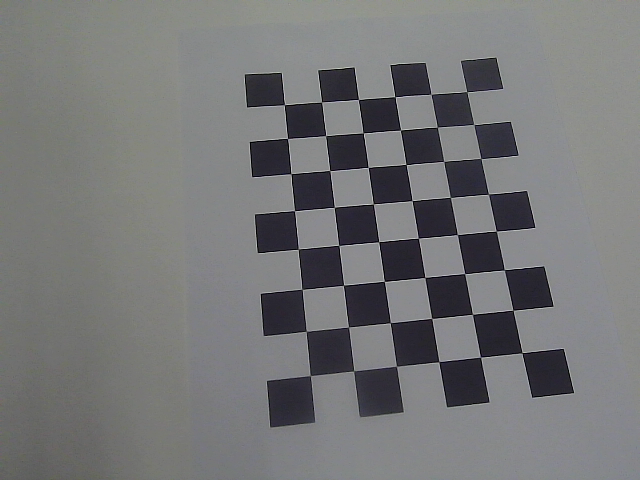
#> input picture Python/CameraCalibration/pictures/11.png, 640 x 480 px; its folder holds only this picture in this run
$ python Zhang.py   (Python 2 division)
#> lines starting #> are read from the running program, lines starting #| are printed output that depends on the picture; after the words box and inside, x2 and y2 are one past the last pixel; in counts of white or black regions, pixels touching at a corner belong together; long printed decimals are rounded
#coding:utf-8
import cv2
import numpy as np
import glob

criteria = (cv2.TERM_CRITERIA_EPS + cv2.TERM_CRITERIA_MAX_ITER , 30 , 0.001)

w = 8
h = 6

world = np.zeros((w*h,3),np.float32)
world[:,:2] = np.mgrid[0:w,0:h].T.reshape(-1,2)

worldPoints = []
imagePoints = []

images = glob.glob('pictures/*.png')

mode1 = 'init'
mode2 = 'init'
mode3 = 'init'

def mode1_choose(event , x , y , flags , param):
	global mode1
	if event == cv2.EVENT_LBUTTONDOWN:
		mode1 = 'stop'
def mode2_choose(event , x , y , flags , param):
	global mode2
	if event == cv2.EVENT_LBUTTONDOWN:
		mode2 = 'stop'


print images
for fname in images:
	img = cv2.imread(fname)
#> img is the input picture: shape (480, 640, 3); mean B, G, R 118.8, 117.9, 117.2
	gray = cv2.cvtColor(img,cv2.COLOR_BGR2GRAY)
	ret , corners = cv2.findChessboardCorners(gray,(w,h),None)
#> ret = True; corners = 48 rows, first 8: [466.9, 91.84], [473.8, 124.5], [480.9, 158.5], [488.4, 194.1], [496.3, 231], [504.4, 269.7], [513, 310.3], [522, 352.7]

	if ret == True:
		corners2 = cv2.cornerSubPix(gray,corners ,(11,11),(-1,-1),criteria)
#> corners2 = 48 rows, first 8: [466.8, 91.84], [473.7, 124.6], [480.9, 158.6], [488.5, 194.2], [496.3, 231.1], [504.4, 269.8], [512.9, 310.2], [522.1, 352.7]
		worldPoints.append(world)
		imagePoints.append(corners2)

		cv2.drawChessboardCorners(img ,(w,h) ,corners2 ,ret)
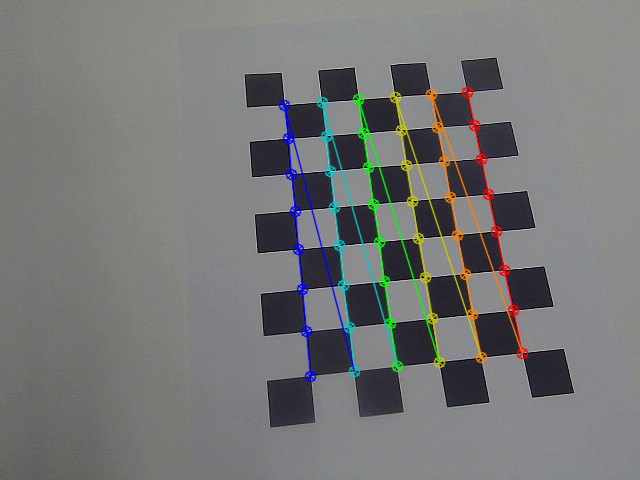
#> img: shape (480, 640, 3); 4.06% of pixels changed, all inside (x1, y1, x2, y2) = (278, 86, 529, 383)
		cv2.imshow('findCorners',img)
		cv2.waitKey(300)

		ret ,mtx ,dist ,rvecs ,tvecs = cv2.calibrateCamera(worldPoints , imagePoints,
			gray.shape[::-1], None, None)
#> ret = 0.126; mtx = [[495.5, 0, 318.4], [0, 491.6, 226.3], [0, 0, 1]]; dist = [[-0.013, 0.149, 0.000178, -0.00082, -0.265]]; rvecs = ([-0.258, 0.171, 1.46],); tvecs = ([4.06, -3.71, 13.55],)
		print 'Interial Calibration Done ~ '
		h2,w2 = img.shape[:2]
#> h2 = 480; w2 = 640
		newCameramtx ,roi = cv2.getOptimalNewCameraMatrix(mtx,dist,(w,h), 0, (w2,h2))
#> newCameramtx = [[41833.1, 0, 27258.7], [0, 49758.1, 23215.5], [0, 0, 1]]; roi = (0, 0, 639, 479)
		dst = cv2.undistort(gray ,mtx ,dist ,None ,newCameramtx)
		cv2.namedWindow('undistorting')
		cv2.imshow('undistorting' , dst)
		cv2.waitKey(300)

		total_error = 0
		for i in xrange(len(worldPoints)):
			s2 , ret = cv2.projectPoints(worldPoints[i] ,rvecs[i] ,tvecs[i] ,mtx ,dist)
			error = cv2.norm(imagePoints[i] ,s2 ,cv2.NORM_L2)/len(s2)
			total_error += error
#> this loop made 1 pass
#> (error, total_error) on pass 1: (0.0182, 0.0182)
#> after the loop, total_error = 0.0182
		print 'total error: ',total_error/len(worldPoints)
#| total error:  0.01823

print 'ALL DONE'

'''
filename_calc = '/home/cheney/LearnLog/Python/CameraCalibration/test.png'
imagecalc = cv2.imread(filename_calc)
h2,w2 = img2.shape[:2]
newCameramtx ,roi = cv2.getOptimalNewCameraMatrix(mtx,dist,(w,h), 0, (w2,h2))
dst = cv2.undistort(imagecalc ,mtx ,dist ,None ,newCameramtx)

cv2.imwrite('calibresult.png' , dst)

total_error = 0
for i in xrange(len(worldPoints)):
	s2 , ret = cv2.projectPoints(worldPoints[i] ,rvecs[i] ,mtc ,dist)
	error = cv2.norm(imagePoints[i] ,s2 ,cv2.NORM_L2)/len(s2)
	total_error += error
print 'total error: ',total_error/len(worldPoints)
'''

$ run again, on Python/CameraCalibration/pictures/23.png
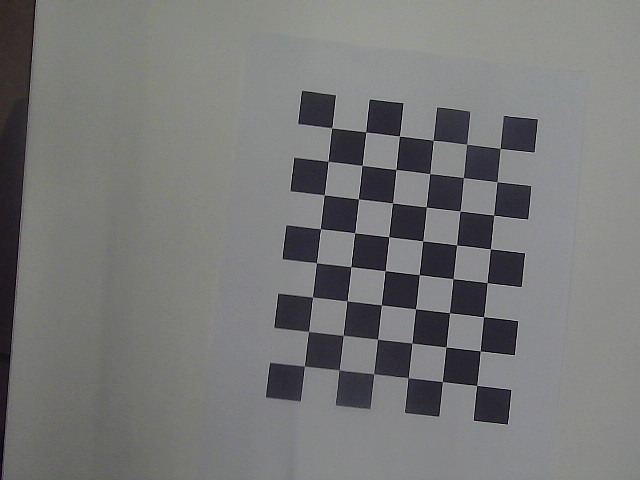
#> input picture Python/CameraCalibration/pictures/23.png, 640 x 480 px
#> img is the input picture: shape (480, 640, 3); mean B, G, R 119.2, 119.4, 118.8
#> `ret , corners = cv2.findChessboardCorners(gray,(w,h),None)`: ret = True; corners = 48 rows, first 8: [304.4, 365.9], [308.5, 331.4], [312.4, 297], [316.5, 262.8], [320.6, 228.7], [324.3, 194.7], [328, 161.1], [331.5, 127.9]
#> corners2 = 48 rows, first 8: [304.4, 366.2], [308.5, 331.4], [312.4, 297.1], [316.5, 262.7], [320.5, 228.8], [324.4, 194.7], [328, 161.3], [331.6, 127.7]
#> `cv2.drawChessboardCorners(img ,(w,h) ,corners2 ,ret)`:
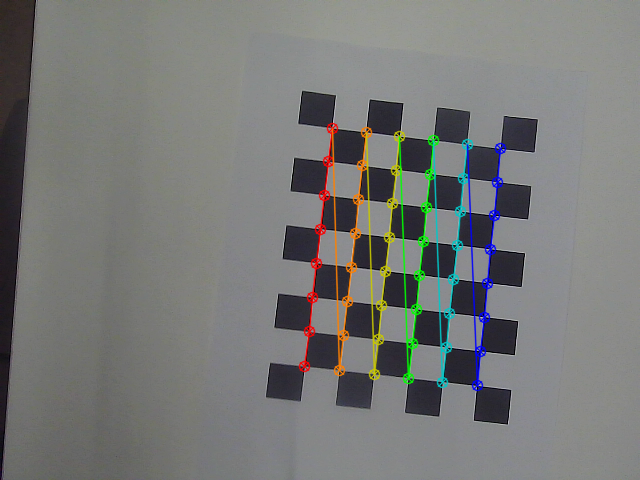
#> img: shape (480, 640, 3); 3.78% of pixels changed, all inside (x1, y1, x2, y2) = (298, 122, 507, 392)
#> `ret ,mtx ,dist ,rvecs ,tvecs = cv2.calibrateCamera(worldPoints , image..`: ret = 0.118; mtx = [[955.6, 0, 256], [0, 939.1, 218.1], [0, 0, 1]]; dist = [[-0.0694, 1.36, 0.00489, -0.0159, -6.05]]; rvecs = ([-0.0337, -0.0643, -1.45],); tvecs = ([1.39, 4.27, 27.12],)
#> newCameramtx = [[89489.2, 0, 23638.7], [0, 90648.3, 20958.6], [0, 0, 1]]; roi = (0, 0, 639, 479)
#> the loop `for i in xrange(len(worldPoints)):` made 1 pass
#> (error, total_error) on pass 1: (0.0171, 0.0171)
#> after the loop `for i in xrange(len(worldPoints)):`: total_error = 0.0171
#| total error:  0.01707

$ run again, on Python/CameraCalibration/pictures/26.png
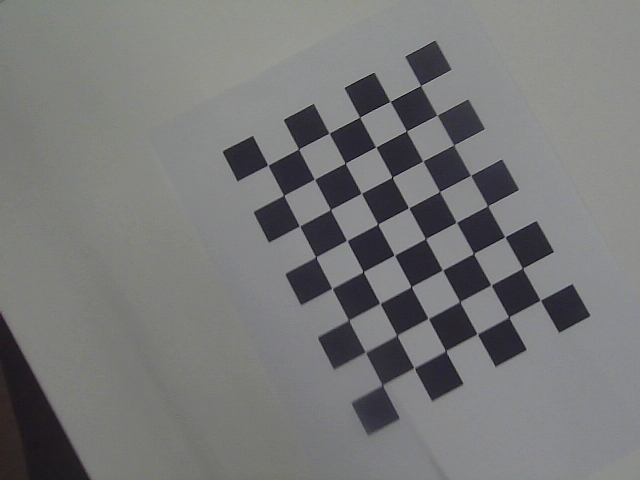
#> input picture Python/CameraCalibration/pictures/26.png, 640 x 480 px
#> img is the input picture: shape (480, 640, 3); mean B, G, R 120.3, 120.4, 119.6
#> `ret , corners = cv2.findChessboardCorners(gray,(w,h),None)`: ret = True; corners = 48 rows, first 8: [420.5, 85.54], [437.1, 115], [453.6, 144.9], [471, 175.4], [487.3, 205.6], [505.2, 236.5], [522.1, 268], [540.3, 299.7]
#> corners2 = 48 rows, first 8: [420.6, 85.49], [436.9, 115.1], [453.7, 144.9], [470.5, 175.3], [487.6, 205.9], [504.8, 236.8], [522.5, 268.3], [540.3, 300.1]
#> `cv2.drawChessboardCorners(img ,(w,h) ,corners2 ,ret)`:
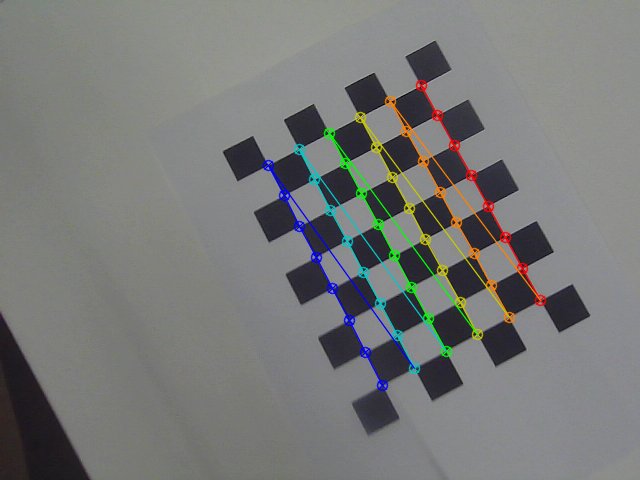
#> img: shape (480, 640, 3); 3.55% of pixels changed, all inside (x1, y1, x2, y2) = (262, 79, 547, 392)
#> `ret ,mtx ,dist ,rvecs ,tvecs = cv2.calibrateCamera(worldPoints , image..`: ret = 0.0975; mtx = [[807.9, 0, 349.9], [0, 818.5, 272.4], [0, 0, 1]]; dist = [[-0.0453, 3.4, 0.0108, 0.00907, -35.53]]; rvecs = ([-0.102, 0.0683, 1.08],); tvecs = ([2.04, -5.39, 23.5],)
#> newCameramtx = [[73752.4, 0, 31944.1], [0, 78416.3, 26096.5], [0, 0, 1]]; roi = (0, 0, 639, 479)
#> the loop `for i in xrange(len(worldPoints)):` made 1 pass
#> (error, total_error) on pass 1: (0.0141, 0.0141)
#> after the loop `for i in xrange(len(worldPoints)):`: total_error = 0.0141
#| total error:  0.01407

$ run again, on Python/CameraCalibration/pictures/13.png
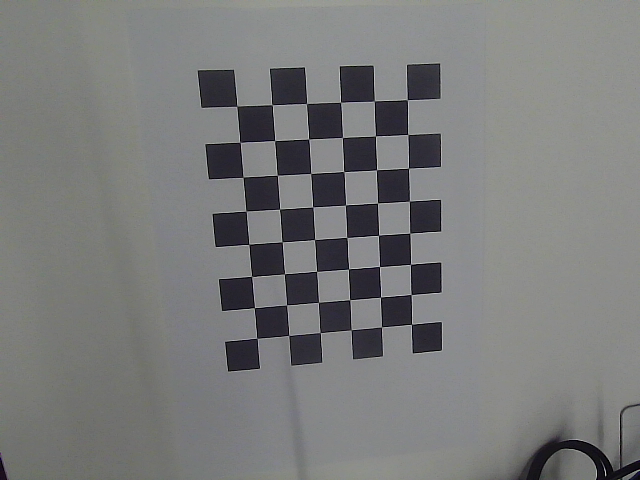
#> input picture Python/CameraCalibration/pictures/13.png, 640 x 480 px
#> img is the input picture: shape (480, 640, 3); mean B, G, R 122.2, 122.5, 121.7
#> `ret , corners = cv2.findChessboardCorners(gray,(w,h),None)`: ret = True; corners = 48 rows, first 8: [407.3, 99.8], [407.8, 134.4], [408.4, 168.2], [409.3, 201.1], [409.7, 233.1], [410.5, 264.4], [411.2, 294.5], [411.5, 324.3]
#> corners2 = 48 rows, first 8: [407.4, 99.63], [407.7, 134.5], [408.5, 168.3], [409.4, 201.1], [409.8, 233.2], [410.5, 264.3], [411, 294.5], [411.5, 324.3]
#> `cv2.drawChessboardCorners(img ,(w,h) ,corners2 ,ret)`:
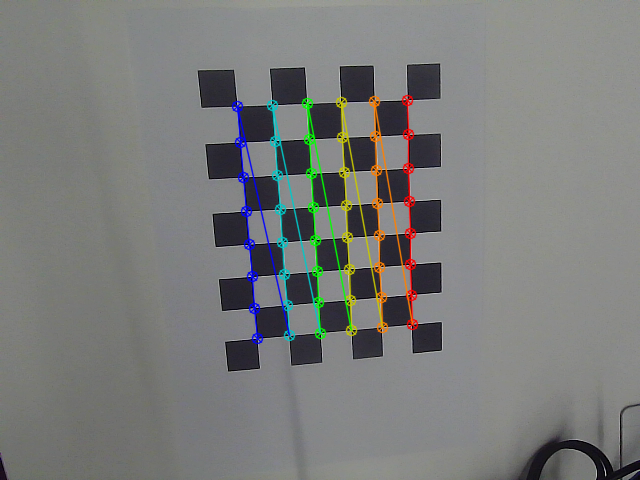
#> img: shape (480, 640, 3); 3.63% of pixels changed, all inside (x1, y1, x2, y2) = (231, 94, 419, 345)
#> `ret ,mtx ,dist ,rvecs ,tvecs = cv2.calibrateCamera(worldPoints , image..`: ret = 0.122; mtx = [[230.4, 0, 309], [0, 230.5, 227.1], [0, 0, 1]]; dist = [[0.0286, -0.118, 0.00159, -0.000666, 0.15]]; rvecs = ([0.0334, -0.119, 1.51],); tvecs = ([2.92, -3.79, 6.84],)
#> newCameramtx = [[-19123.6, 0, -7714.9], [0, -19268.7, -5744.4], [0, 0, 1]]; roi = (0, 0, 0, 0)
#> the loop `for i in xrange(len(worldPoints)):` made 1 pass
#> (error, total_error) on pass 1: (0.0177, 0.0177)
#> after the loop `for i in xrange(len(worldPoints)):`: total_error = 0.0177
#| total error:  0.01768
